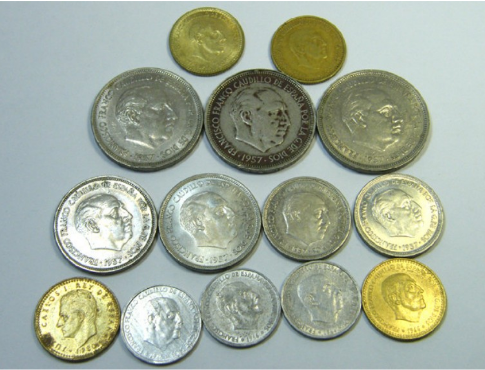
#> input picture coins/coins.png, 485 x 370 px
$ python main.py
#> lines starting #> are read from the running program, lines starting #| are printed output that depends on the picture; after the words box and inside, x2 and y2 are one past the last pixel; in counts of white or black regions, pixels touching at a corner belong together
import numpy as np
import cv2
import matplotlib.pyplot as plt
from random import randint
import time

def nothing(x):
    pass

st = time.time()
# img = cv2.imread('coin.jpg', 0)
cv2.namedWindow('coins')

# small = cv2.resize(img, (0, 0), fx=0.3, fy=0.3)
# # img_blur = cv2.medianBlur(img, 3)

# # Create trackbars

cv2.createTrackbar('PARAM1', 'coins', 1, 255, nothing)
cv2.createTrackbar('PARAM2', 'coins', 1, 255, nothing)
cv2.createTrackbar('Blur', 'coins', 0, 10, nothing)
# [37 lines of commented-out code are left out]
img = cv2.imread('coins.png', 1)
#> img is the input picture: shape (370, 485, 3); mean B, G, R 154.6, 171.2, 161.6
img_orig = img.copy()

img = cv2.cvtColor(img, cv2.COLOR_BGR2GRAY)
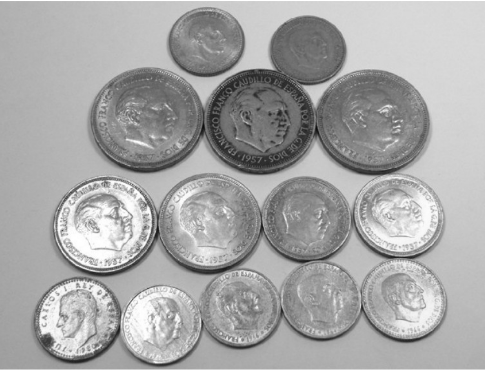
#> img: shape (370, 485); min 12, max 255, mean 166.5


# [7 lines of commented-out code are left out]
img = cv2.medianBlur(img, 7)
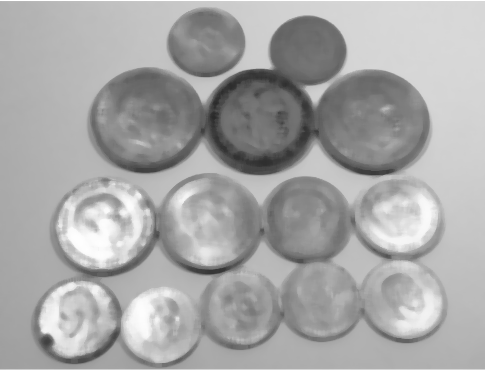
#> img: shape (370, 485); min 41, max 255, mean 167.2

all_circ = cv2.HoughCircles(img, cv2.HOUGH_GRADIENT, 1, 50, param1=200, param2=15, minRadius=40, maxRadius=70)
#> all_circ = 14 rows, first 8: [370.5, 127.5, 59], [207.5, 223.5, 50.4], [304.5, 219.5, 43.6], [104.5, 228.5, 48.2], [258.5, 119.5, 55.1], [146.5, 125.5, 58.3], [79.5, 321.5, 40.3], [239.5, 304.5, 45.1]
all_circ_rounded = np.uint16(np.around(all_circ))
#> all_circ_rounded = 14 rows, first 8: [370, 128, 59], [208, 224, 50], [304, 220, 44], [104, 228, 48], [258, 120, 55], [146, 126, 58], [80, 322, 40], [240, 304, 45]
print(all_circ_rounded)
#| [[[370 128  59]
#|   [208 224  50]
#|   [304 220  44]
#|   [104 228  48]
#|   [258 120  55]
#|   [146 126  58]
#|   [ 80 322  40]
#|   [240 304  45]
#|   [160 322  41]
#|   [400 208  52]
#|   [406 294  44]
#|   [206  34  42]
#> (further printed lines are left out)
count = 0
for i in all_circ_rounded[0, :]:
    cv2.circle(img_orig, (i[0], i[1]), i[2],((randint(0,255), randint(0, 255), randint(0, 255))),5)
    cv2.circle(img_orig, (i[0], i[1]), 2, (0, 0, 0), 2)
#> this loop made 14 passes
#> i on passes 1 to 12: [370, 128, 59], [208, 224, 50], [304, 220, 44], [104, 228, 48], [258, 120, 55], [146, 126, 58], [80, 322, 40], [240, 304, 45], [160, 322, 41], [400, 208, 52], [406, 294, 44], [206, 34, 42]
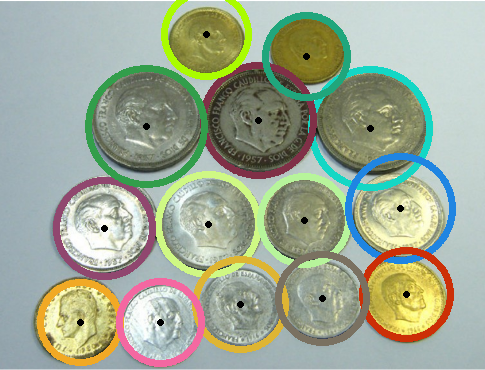
#> img_orig: shape (370, 485, 3); 15.02% of pixels changed, all inside (x1, y1, x2, y2) = (37, 0, 456, 367)
for i in all_circ_rounded[0, :]:
    cv2.putText(img_orig, 'Coin ' +str(count), (i[0] - 0, i[1] + 20), cv2.FONT_HERSHEY_SIMPLEX, 0.5, (0, 0, 0), 2)
    count += 1
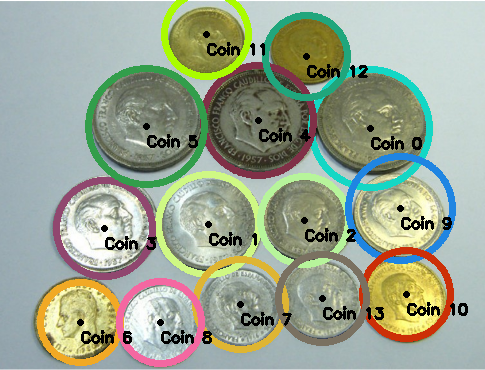
#> img_orig: shape (370, 485, 3); 2.51% of pixels changed, all inside (x1, y1, x2, y2) = (81, 42, 468, 344)
#> after the loop, count = 14

# cv2.imshow('gray', img)

cv2.imshow('original', img_orig)
k = cv2.waitKey(1) & 0xFF
#> (key Esc is pressed here)
# if (k == 27):
#     break
cv2.waitKey(0)
print('{} seconds' .format(time.time() - st))
